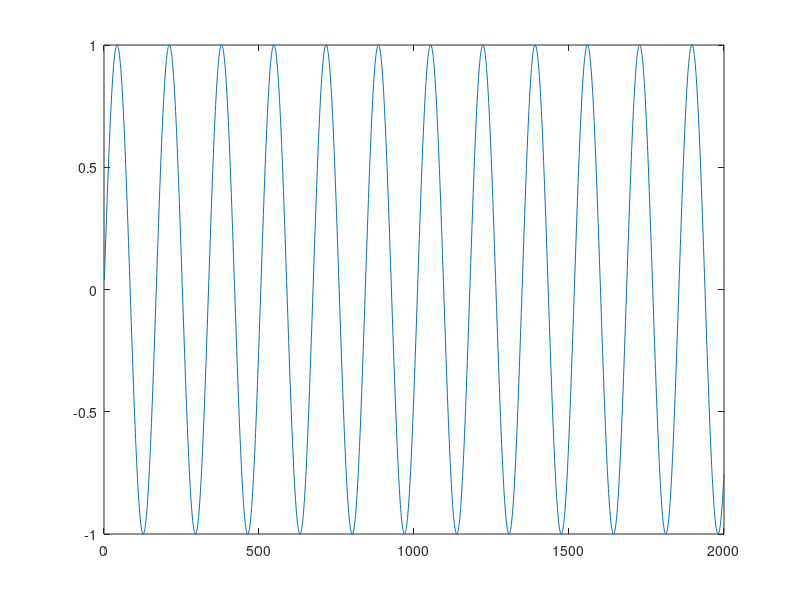

Reproduce this figure in MATLAB. (Note: this script raises an error after producing the figure.)
clc, clear variables, close all
f = 261.6;
T = f^-1;
samplerate = 44100;
x = 1:2000;
y = sin(2*pi*f.*x/samplerate);
volume = 25;

pitch_scale = 1.25;
[n, d] = rat(pitch_scale);
N_D = [n, d];

figure()
plot(y)

y_new = doPSOLA(y, samplerate, N_D);

if(false) %plays the sounds
    volpeakpoint = 100/volume;
    y_toplay = [volpeakpoint y];
    fprintf("Playing y...\n");
    soundsc(y_toplay,(samplerate))
    pause
    clear sound, clear sounds;
    y_toplay = [volpeakpoint y_new];
    fprintf("Playing y pitch shifted...\n\n");
    soundsc(y_toplay,(samplerate_tuned))
    %pause
end

function y_out = doPSOLA(y, samplerate, N_D)
    N = N_D(1); %num and denom
    D = N_D(2);
    T = 261.6^-1; % period
    T_new = T / N * D;
    ylen = length(y);
    %later: find first peak offest and rest of them will be T apart
    [peaks, locs] = findpeaks(y); %update later, find pitch peaks
    
    T_s = round(samplerate * T); %period in samples (rounded)
    T_new_s = round(samplerate * T_new);
    
    first = true;
    windows = [];
    
    %overlap windows by 1/2
    %check rounding behavior very carefully later
    beginning_boundary = round(locs(1) + T_s/2);
    b = beginning_boundary;
    for i = 1:floor(length(y)/(T_s/2))
        lb = b;
        ub = b+T_s-1;
        zerolen = 0;
        %check start/end
        if(ub > ylen)
            ub = ylen;
        end
        if(lb < 1)
            lb = 1;
        end
        
        [lb,ub, ub-lb+1];
        w = y(lb:ub);
        
        lb = b;
        ub = b+T_s;
        if(ub > ylen)
            w = [w, zeros(1,T_s - length(w))];
        end
        if(lb < 1)
            w = [zeros(1,T_s - length(w)), w];
        end
        windows = [windows; w];
        b = b + round(T_s/2) - 1; %overlap end->start point
    end
    windows = [[zeros(1,T_s-beginning_boundary), y(1:beginning_boundary)]; windows];
    
    
    y_out = y;
end


%this doesnt overlap windows
%     beginning_boundary = round(locs(1) + T_s/2);
%     b = beginning_boundary;
%     for i = 1:length(locs)
%         lb = b;
%         ub = b+T_s-1;
%         zerolen = 0;
%         %check start/end
%         if(ub > ylen)
%             ub = ylen;
%         end
%         if(lb < 1)
%             lb = 1;
%         end
%         
%         w = y(lb:ub);
%         
%         lb = b;
%         ub = b+T_s;
%         if(ub > ylen)
%             w = [w, zeros(1,T_s - length(w))];
%         end
%         if(lb < 1)
%             w = [zeros(1,T_s - length(w)), w];
%         end
%         windows = [windows; w];
%         b = b + T_s - 1; %overlap end->start point
%     end
%     windows = [[zeros(1,T_s-beginning_boundary), y(1:beginning_boundary)]; windows]